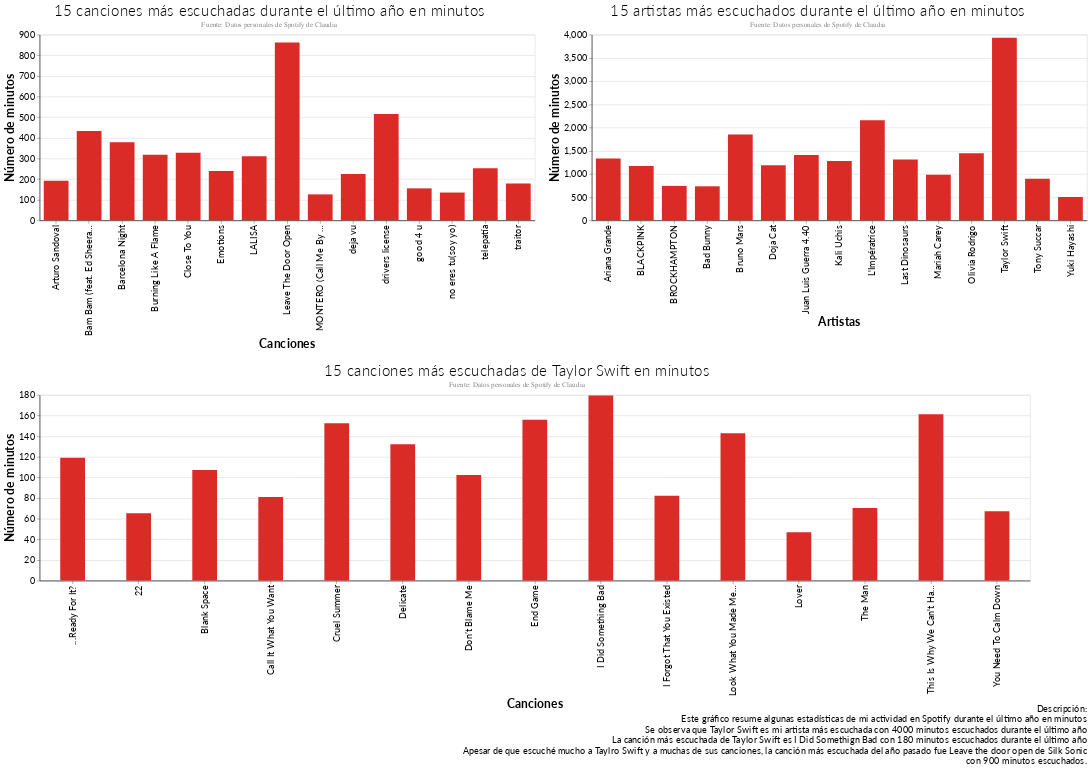

Here is the notebook cell this chart was saved with:
### Markdown cell above
# Tabla resumen en minutos

### Code cell
tabla_min = alt.vconcat(alt.hconcat(top15_songs_min, top15_artists_min), tay_top15_songs_min).properties(
    title=alt.TitleParams(
        ['Descripción:','Este gráfico resume algunas estadísticas de mi actividad en Spotify durante el último año en minutos',
        'Se observa que Taylor Swift es mi artista más escuchada con 4000 minutos escuchados durante el último año',
        'La canción más escuchada de Taylor Swift es I Did Somethign Bad con 180 minutos escuchados durante el último año',
        'Apesar de que escuché mucho a Taylro Swift y a muchas de sus canciones, la canción más escuchada del año pasado fue Leave the door open de Silk Sonic',
        'con 900 minutos escuchados.'],
        baseline='bottom',
        orient='bottom',
        anchor='end',
        fontWeight='normal',
        fontSize=15
    )
)
tabla_min

### Figure 1 — Vega-Lite specification as saved in the notebook (floating-point values rounded to 4 significant figures)
{"config": {"title": {"font": "Lato", "fontSize": 25, "fontWeight": 300, "offset": 0, "anchor": "left"}, "axis": {"labelFont": "Lato", "titleFont": "Lato", "domainColor": "black", "labelFontSize": 15, "titleFontSize": 20}, "header": {"labelFont": "Lato", "titleFont": "Lato"}, "legend": {"labelFont": "Lato", "titleFont": "Lato", "symbolType": "circle", "padding": 1}, "background": "#FFFFFF", "range": {"category": ["#1696d2", "#d2d2d2", "#000000", "#fdbf11", "#ec008b", "#55b748", "#5c5859", "#db2b27"], "diverging": ["#cfe8f3", "#a2d4ec", "#73bfe2", "#46abdb", "#1696d2", "#12719e"]}, "area": {"fill": "#db2b27"}, "line": {"color": "#db2b27", "stroke": "#db2b27", "strokewidth": 5}, "trail": {"color": "#db2b27", "stroke": "#db2b27", "strokeWidth": 0, "size": 1}, "path": {"stroke": "#db2b27", "strokeWidth": 0.5}, "point": {"filled": true}, "text": {"font": "Lato", "color": "#db2b27", "fontSize": 11, "align": "right", "fontWeight": 400, "size": 11}, "bar": {"size": 40, "binSpacing": 1, "continuousBandSize": 30, "discreteBandSize": 30, "fill": "#db2b27", "stroke": false}}, "vconcat": [{"hconcat": [{"data": {"name": "data-a3e4d19c5396a415e7782b71f1b45823"}, "mark": "bar", "encoding": {"x": {"axis": {"title": "Canciones"}, "field": "cancion", "type": "nominal"}, "y": {"axis": {"title": "Número de minutos"}, "field": "minutos", "type": "quantitative"}}, "height": 300, "title": {"text": ["15 canciones más escuchadas durante el último año en minutos"], "subtitle": ["Fuente: Datos personales de Spotify de Claudia"], "color": "Black", "subtitleColor": "gray"}, "width": 800}, {"data": {"name": "data-8ade98b0081c74f9c451f269dc283f4c"}, "mark": "bar", "encoding": {"x": {"axis": {"title": "Artistas"}, "field": "artista", "type": "nominal"}, "y": {"axis": {"title": "Número de minutos"}, "field": "minutos", "type": "quantitative"}}, "height": 300, "title": {"text": ["15 artistas más escuchados durante el último año en minutos"], "subtitle": ["Fuente: Datos personales de Spotify de Claudia"], "color": "Black", "subtitleColor": "gray"}, "width": 800}]}, {"data": {"name": "data-cc132af4e521e4fdf7c4186ec73c8f77"}, "mark": "bar", "encoding": {"x": {"axis": {"title": "Canciones"}, "field": "cancion", "type": "nominal"}, "y": {"axis": {"title": "Número de minutos"}, "field": "minutos", "type": "quantitative"}}, "height": 300, "title": {"text": ["15 canciones más escuchadas de Taylor Swift en minutos"], "subtitle": ["Fuente: Datos personales de Spotify de Claudia"], "color": "Black", "subtitleColor": "gray"}, "width": 1600}], "title": {"text": ["Descripción:", "Este gráfico resume algunas estadísticas de mi actividad en Spotify durante el último año en minutos", "Se observa que Taylor Swift es mi artista más escuchada con 4000 minutos escuchados durante el último año", "La canción más escuchada de Taylor Swift es I Did Somethign Bad con 180 minutos escuchados durante el último año", "Apesar de que escuché mucho a Taylro Swift y a muchas de sus canciones, la canción más escuchada del año pasado fue Leave the door open de Silk Sonic", "con 900 minutos escuchados."], "anchor": "end", "baseline": "bottom", "fontSize": 15, "fontWeight": "normal", "orient": "bottom"}, "$schema": "https://vega.github.io/schema/vega-lite/v4.17.0.json", "datasets": {"data-a3e4d19c5396a415e7782b71f1b45823": [{"cancion": "Arturo Sandoval", "msPlayed": 11545753, "minutos": 192.4, "horas": 3.207, "contador": 59}, {"cancion": "MONTERO (Call Me By Your Name)", "msPlayed": 7555660, "minutos": 125.9, "horas": 2.099, "contador": 59}, {"cancion": "traitor", "msPlayed": 10745520, "minutos": 179.1, "horas": 2.985, "contador": 60}, {"cancion": "Emotions", "msPlayed": 14354429, "minutos": 239.2, "horas": 3.987, "contador": 61}, {"cancion": "good 4 u", "msPlayed": 9306045, "minutos": 155.1, "horas": 2.585, "contador": 61}, {"cancion": "Burning Like A Flame", "msPlayed": 19089756, "minutos": 318.2, "horas": 5.303, "contador": 65}, {"cancion": "no eres tu(soy yo)", "msPlayed": 8088283, "minutos": 134.8, "horas": 2.247, "contador": 71}, {"cancion": "deja vu", "msPlayed": 13446543, "minutos": 224.1, "horas": 3.735, "contador": 71}, {"cancion": "Close To You", "msPlayed": 19676857, "minutos": 327.9, "horas": 5.466, "contador": 102}, {"cancion": "telepatía", "msPlayed": 15128400, "minutos": 252.1, "horas": 4.202, "contador": 102}, {"cancion": "LALISA", "msPlayed": 18617026, "minutos": 310.3, "horas": 5.171, "contador": 107}, {"cancion": "Bam Bam (feat. Ed Sheeran)", "msPlayed": 25984412, "minutos": 433.1, "horas": 7.218, "contador": 129}, {"cancion": "Barcelona Night", "msPlayed": 22725397, "minutos": 378.8, "horas": 6.313, "contador": 141}, {"cancion": "drivers license", "msPlayed": 30928367, "minutos": 515.5, "horas": 8.591, "contador": 145}, {"cancion": "Leave The Door Open", "msPlayed": 51720356, "minutos": 862.0, "horas": 14.37, "contador": 236}], "data-8ade98b0081c74f9c451f269dc283f4c": [{"artista": "Tony Succar", "msPlayed": 53629549, "minutos": 893.8, "horas": 14.9, "contador": 237, "horas_redondeado": 15.0}, {"artista": "Yuki Hayashi", "msPlayed": 30172882, "minutos": 502.9, "horas": 8.381, "contador": 250, "horas_redondeado": 9.0}, {"artista": "BROCKHAMPTON", "msPlayed": 44527173, "minutos": 742.1, "horas": 12.37, "contador": 253, "horas_redondeado": 13.0}, {"artista": "Bad Bunny", "msPlayed": 44016330, "minutos": 733.6, "horas": 12.23, "contador": 259, "horas_redondeado": 13.0}, {"artista": "Mariah Carey", "msPlayed": 58860807, "minutos": 981.0, "horas": 16.35, "contador": 266, "horas_redondeado": 17.0}, {"artista": "BLACKPINK", "msPlayed": 70363061, "minutos": 1173.0, "horas": 19.55, "contador": 392, "horas_redondeado": 20.0}, {"artista": "Last Dinosaurs", "msPlayed": 78702900, "minutos": 1312.0, "horas": 21.86, "contador": 410, "horas_redondeado": 22.0}, {"artista": "Doja Cat", "msPlayed": 71158855, "minutos": 1186.0, "horas": 19.77, "contador": 428, "horas_redondeado": 20.0}, {"artista": "Juan Luis Guerra 4.40", "msPlayed": 84539631, "minutos": 1409.0, "horas": 23.48, "contador": 483, "horas_redondeado": 24.0}, {"artista": "Olivia Rodrigo", "msPlayed": 86861800, "minutos": 1448.0, "horas": 24.13, "contador": 494, "horas_redondeado": 25.0}, {"artista": "Ariana Grande", "msPlayed": 79929871, "minutos": 1332.0, "horas": 22.2, "contador": 503, "horas_redondeado": 23.0}, {"artista": "Kali Uchis", "msPlayed": 76771268, "minutos": 1280.0, "horas": 21.33, "contador": 546, "horas_redondeado": 22.0}, {"artista": "Bruno Mars", "msPlayed": 111124279, "minutos": 1852.0, "horas": 30.87, "contador": 578, "horas_redondeado": 31.0}, {"artista": "L'Impératrice", "msPlayed": 129244805, "minutos": 2154.0, "horas": 35.9, "contador": 601, "horas_redondeado": 36.0}, {"artista": "Taylor Swift", "msPlayed": 235909098, "minutos": 3932.0, "horas": 65.53, "contador": 1320, "horas_redondeado": 66.0}], "data-cc132af4e521e4fdf7c4186ec73c8f77": [{"cancion": "You Need To Calm Down", "msPlayed": 4035949, "minutos": 67.27, "horas": 1.121, "contador": 25}, {"cancion": "22", "msPlayed": 3922355, "minutos": 65.37, "horas": 1.09, "contador": 26}, {"cancion": "The Man", "msPlayed": 4220578, "minutos": 70.34, "horas": 1.172, "contador": 27}, {"cancion": "Lover", "msPlayed": 2809854, "minutos": 46.83, "horas": 0.7805, "contador": 27}, {"cancion": "Call It What You Want", "msPlayed": 4861374, "minutos": 81.02, "horas": 1.35, "contador": 30}, {"cancion": "I Forgot That You Existed", "msPlayed": 4938531, "minutos": 82.31, "horas": 1.372, "contador": 30}, {"cancion": "Blank Space", "msPlayed": 6433197, "minutos": 107.2, "horas": 1.787, "contador": 31}, {"cancion": "Don’t Blame Me", "msPlayed": 6139860, "minutos": 102.3, "horas": 1.706, "contador": 33}, {"cancion": "End Game", "msPlayed": 9353424, "minutos": 155.9, "horas": 2.598, "contador": 41}, {"cancion": "...Ready For It?", "msPlayed": 7140169, "minutos": 119.0, "horas": 1.983, "contador": 41}, {"cancion": "Delicate", "msPlayed": 7931205, "minutos": 132.2, "horas": 2.203, "contador": 44}, {"cancion": "Look What You Made Me Do", "msPlayed": 8567550, "minutos": 142.8, "horas": 2.38, "contador": 44}, {"cancion": "This Is Why We Can't Have Nice Things", "msPlayed": 9679359, "minutos": 161.3, "horas": 2.689, "contador": 49}, {"cancion": "Cruel Summer", "msPlayed": 9155443, "minutos": 152.6, "horas": 2.543, "contador": 57}, {"cancion": "I Did Something Bad", "msPlayed": 10771110, "minutos": 179.5, "horas": 2.992, "contador": 58}]}}
